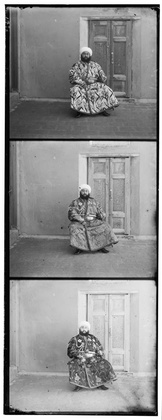
%> input picture data/prokudin-gorskii/00153v.jpg, 162 x 420 px, shrunk from 394 x 1024 before the run
$ octave alignProkudin.m   (GNU Octave 9; MATLAB toolbox functions it lacks are replaced by stand-ins)
%> lines starting %> are read from the running program, lines starting %| are printed output that depends on the picture
% Demo code for alignment of Prokudin-Gorskii images
%
% Your code should be run after you implement alignChannels

% Path to your data directory
dataDir = fullfile('..','data','prokudin-gorskii');

% Path to your output directory (change this to your output directory)
outDir = fullfile('..', 'output', 'prokudin-gorskii');

% List of images
% imageNames = {'00125v.jpg',	'00153v.jpg', '00398v.jpg', '00149v.jpg', '00351v.jpg',	'01112v.jpg'};
imageNames = {'00153v.jpg'};
% Display variable
display = true;

% Set maximum shift to check alignment for
maxShift = [15 15];

% Loop over images, untile them into images, align
for i = 1:length(imageNames),

    % Read image
    im = imread(fullfile(dataDir, imageNames{i}));
%> im is the input picture: size 420x162 uint8; min 0, max 255, mean 145.2

    % Convert to double
    im = im2double(im);
%> im: size 420x162 double

    % Images are stacked vertically
    % From top to bottom are B, G, R channels (and not RGB)
    imageHeight = floor(size(im,1)/3);
%> imageHeight = 140
    imageWidth  = size(im,2);
%> imageWidth = 162

    % Allocate memory for the image
    channels = zeros(imageHeight, imageWidth, 3);

    % We are loading the color channels from top to bottom
    % Note the ordering of indices
    channels(:,:,3) = im(1:imageHeight,:);
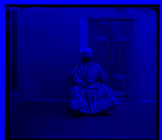
%> channels: size 140x162x3 double; mean R, G, B 0, 0, 0.469
    channels(:,:,2) = im(imageHeight+1:2*imageHeight,:);
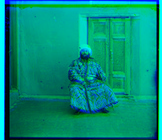
%> channels: size 140x162x3 double; mean R, G, B 0, 0.559, 0.469
    channels(:,:,1) = im(2*imageHeight+1:3*imageHeight,:);
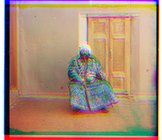
%> channels: size 140x162x3 double; mean R, G, B 0.68, 0.559, 0.469

    % Align the blue and red channels to the green channel
    [colorIm, predShift] = alignChannels(channels, maxShift);
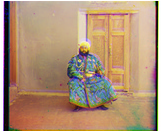
%> displayed picture: size 140x162x3, on the screen's scale of 0 to 255; mean R, G, B 180.4, 152.4, 126.9
%> predShift = [-3 -1; -9 -1]

    % Print the alignments
    fprintf('%2i %s shift: B (%2i,%2i) R (%2i,%2i)\n', i, imageNames{i}, predShift(1,:), predShift(2,:));
%|  1 00153v.jpg shift: B (-3,-1) R (-9,-1)

    % Write image output
    outimageName = sprintf([imageNames{i}(1:end-5) '-aligned.jpg']);
    outimageName = fullfile(outDir, outimageName);
    imwrite(colorIm, outimageName);

    % Optionally display the results
    if display
        figure(); clf;
        subplot(1,2,1); imagesc(im); axis image off; colormap gray
        title('Input image');
        subplot(1,2,2); imagesc(colorIm); axis image off;
        title('Aligned image');
        pause(1);
    end
end

$ run again, with data/prokudin-gorskii/00125v.jpg copied over data/prokudin-gorskii/00153v.jpg
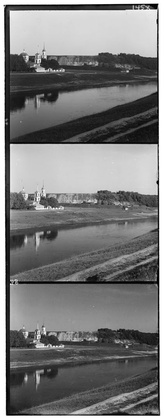
%> input picture data/prokudin-gorskii/00125v.jpg, 164 x 420 px, shrunk from 400 x 1024 before the run
%> im is the input picture: size 420x164 uint8; min 0, max 255, mean 124
%> im: size 420x164 double
%> `channels(:,:,1) = im(2*imageHeight+1:3*imageHeight,:);`:
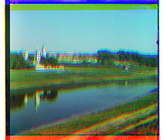
%> channels: size 140x164x3 double; mean R, G, B 0.42, 0.546, 0.493
%> `[colorIm, predShift] = alignChannels(channels, maxShift);`:
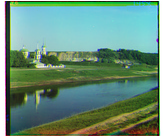
%> displayed picture: size 140x164x3, on the screen's scale of 0 to 255; mean R, G, B 108.2, 146.1, 126.9
%> predShift = [-2 0; -4 1]
%|  1 00153v.jpg shift: B (-2, 0) R (-4, 1)

$ run again, with data/prokudin-gorskii/00398v.jpg copied over data/prokudin-gorskii/00153v.jpg
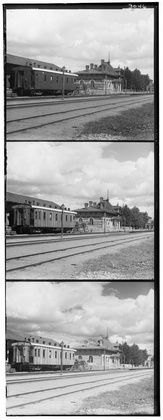
%> input picture data/prokudin-gorskii/00398v.jpg, 163 x 420 px, shrunk from 397 x 1024 before the run
%> im is the input picture: size 420x163 uint8; min 0, max 255, mean 163.6
%> im: size 420x163 double
%> `channels(:,:,1) = im(2*imageHeight+1:3*imageHeight,:);`:
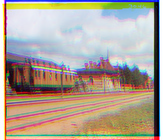
%> channels: size 140x163x3 double; mean R, G, B 0.689, 0.642, 0.593
%> `[colorIm, predShift] = alignChannels(channels, maxShift);`:
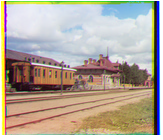
%> displayed picture: size 140x163x3, on the screen's scale of 0 to 255; mean R, G, B 179.7, 168.7, 156.5
%> predShift = [-3 0; -5 -2]
%|  1 00153v.jpg shift: B (-3, 0) R (-5,-2)
